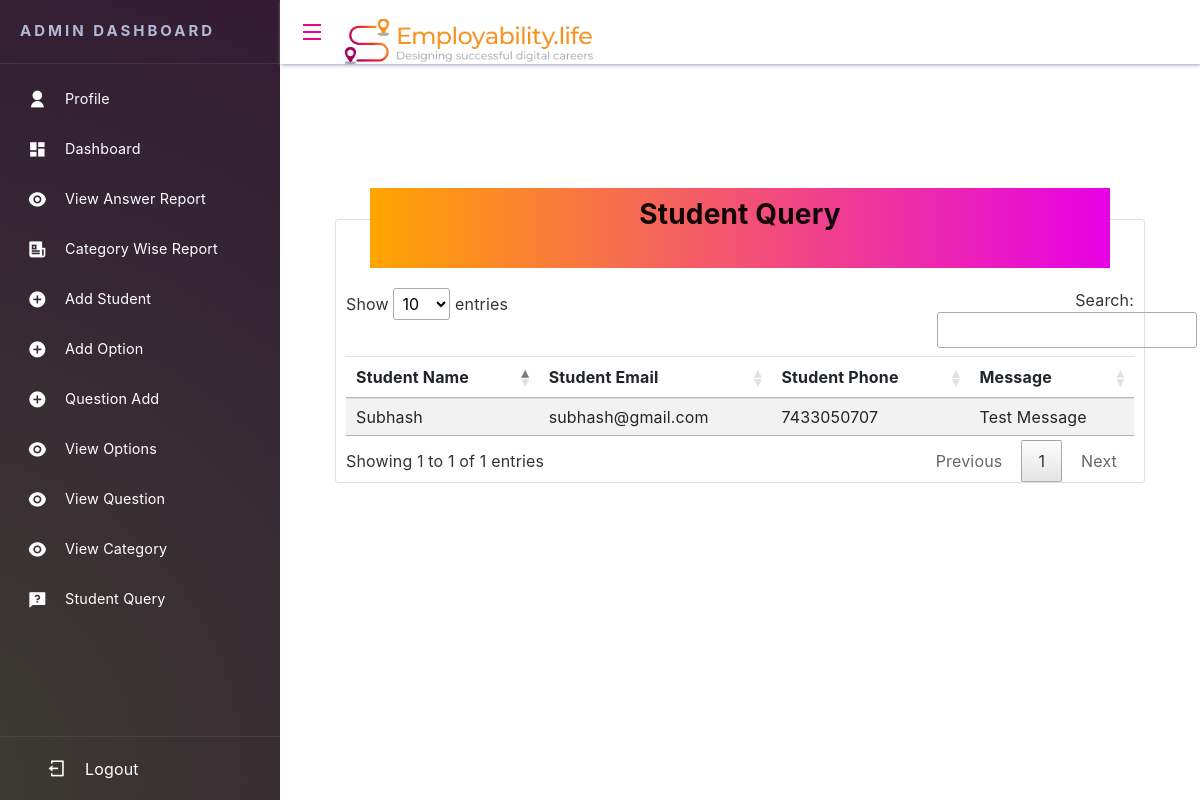
The page /viewquery/ (signed in) on the database its author committed.
### quiz/models.py (models this page shows, shortened)
class contactForm(models.Model):
    name = models.CharField(default="", max_length=30)
    email = models.EmailField(default="")
    phone = models.PositiveIntegerField(default="")
    message = models.TextField(default="")

### quiz/views.py (the view)
# urls.py: path('viewquery/',view_query,name='view_query'),
def view_query(request):
    if 'email' in request.session:
        c_form=contactForm.objects.all()
        return render(request,'view_query.html',{'c_form':c_form})
    return redirect('sign1')

### quiz/templates/view_query.html
{% extends 'admin_base.html' %}
{% load static %}
{% block content %}
<div class="dashboard">
    <div class="card" style="margin-top:100px; padding:0px 10px 0px 10px ;">
        <div class="baner" style="margin: auto; margin-top:-4%; margin-bottom:20px;">
            <h3 class="text-center" style="font-weight: bold; padding: 10px 0px 10px 0px;"> Student Query</h3>
        </div>
        <table class="table table-hover table-striped" id="myTable">
            <thead>
                <tr>
                    <th>Student Name</th>
                    <th>Student Email</th>
                    <th>Student Phone</th>
                    <th>Message</th>
                </tr>
            </thead>
            <tbody>
                {% for i in c_form %}
                <tr>
                    <td>{{i.name}}</td>
                    <td>{{i.email}}</td>
                    <td>{{i.phone}}</td>
                    <td>{{i.message}}</td>
                </tr>
                {% endfor %}
            </tbody>
        </table>
    </div>
</div>
    {% endblock %}

### quiz/static/css/demo.css (style rules this page uses)
.baner { height: 80px; width: 94%; background: linear-gradient(90deg, rgba(255, 165, 0, 1) 0%, rgb(230, 0, 230) 100%); color: rgba(0, 0, 0, 0.934); }

### quiz/static/css/style.css (style rules this page uses)
* { box-sizing: border-box; }
body { margin: 0; height: 100vh; font-family: "Roboto", sans-serif; color: #212529; letter-spacing: 0.01em; line-height: 1.6; }
html, body { height: 100%; }

### rows shown on the page
contactForm: name "Subhash", email "subhash@gmail.com", phone "7433050707", message "Test Message"
